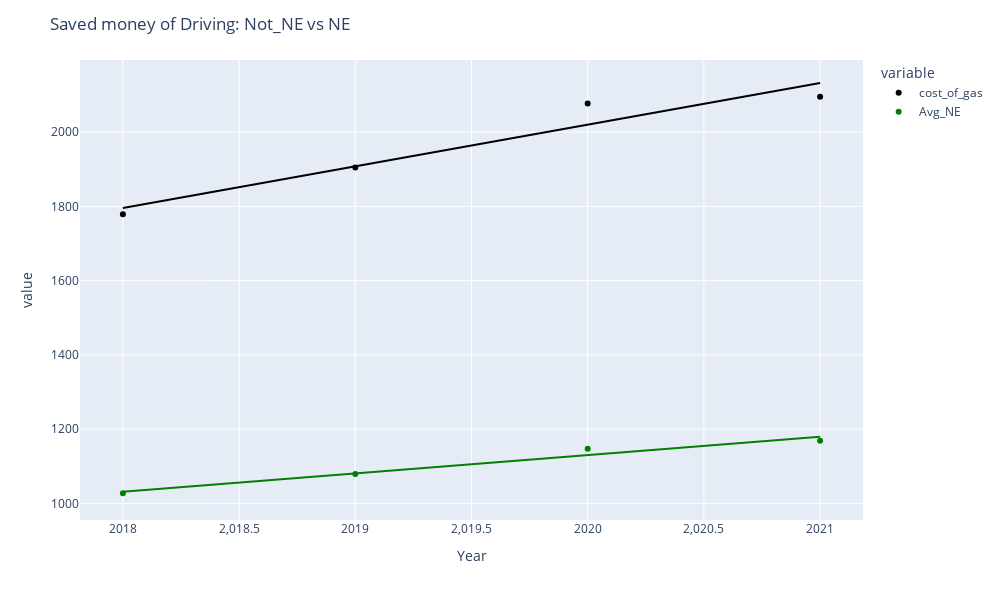

Notebook cell for this chart:
### Code cell
new_save = df_save.loc[~((df_save['Year'] != 2018) & (df_save['Year'] != 2019) & (df_save['Year'] != 2020) & (df_save['Year'] != 2021) ),:]
fig = px.scatter(new_save, x="Year", y=['cost_of_gas','Avg_NE'],color_discrete_sequence=["black", "green"],trendline='ols')
fig.layout.update(
    width=1000,
    height=600,
    barmode='group',
    title_text = 'Saved money of Driving: Not_NE vs NE')
fig.show()

### Figure 1 — Plotly figure (JSON) as saved in the notebook; plotly's stock layout.template omitted (floating-point values rounded to 4 significant figures)
{"data": [{"hovertemplate": "variable=cost_of_gas<br>Year=%{x}<br>value=%{y}<extra></extra>", "legendgroup": "cost_of_gas", "marker": {"color": "black", "symbol": "circle"}, "mode": "markers", "name": "cost_of_gas", "orientation": "v", "showlegend": true, "type": "scatter", "x": [2021, 2020, 2019, 2018], "xaxis": "x", "y": [2095.0, 2077.0, 1905.0, 1779.0], "yaxis": "y"}, {"hovertemplate": "<b>OLS trendline</b><br>value = 112.248 * Year + -224722<br>R<sup>2</sup>=0.928142<br><br>variable=cost_of_gas<br>Year=%{x}<br>value=%{y} <b>(trend)</b><extra></extra>", "legendgroup": "cost_of_gas", "marker": {"color": "black", "symbol": "circle"}, "mode": "lines", "name": "cost_of_gas", "showlegend": false, "type": "scatter", "x": [2018, 2019, 2020, 2021], "xaxis": "x", "y": [1795.0, 1908.0, 2020.0, 2132.0], "yaxis": "y"}, {"hovertemplate": "variable=Avg_NE<br>Year=%{x}<br>value=%{y}<extra></extra>", "legendgroup": "Avg_NE", "marker": {"color": "green", "symbol": "circle"}, "mode": "markers", "name": "Avg_NE", "orientation": "v", "showlegend": true, "type": "scatter", "x": [2021, 2020, 2019, 2018], "xaxis": "x", "y": [1169.0, 1147.0, 1079.0, 1027.0], "yaxis": "y"}, {"hovertemplate": "<b>OLS trendline</b><br>value = 49.3347 * Year + -98525.8<br>R<sup>2</sup>=0.966593<br><br>variable=Avg_NE<br>Year=%{x}<br>value=%{y} <b>(trend)</b><extra></extra>", "legendgroup": "Avg_NE", "marker": {"color": "green", "symbol": "circle"}, "mode": "lines", "name": "Avg_NE", "showlegend": false, "type": "scatter", "x": [2018, 2019, 2020, 2021], "xaxis": "x", "y": [1032.0, 1081.0, 1130.0, 1180.0], "yaxis": "y"}], "layout": {"barmode": "group", "height": 600, "legend": {"title": {"text": "variable"}, "tracegroupgap": 0}, "margin": {"t": 60}, "title": {"text": "Saved money of Driving: Not_NE vs NE"}, "width": 1000, "xaxis": {"anchor": "y", "autorange": true, "domain": [0, 1], "range": [2018.0, 2021.0], "title": {"text": "Year"}, "type": "linear"}, "yaxis": {"anchor": "x", "autorange": true, "domain": [0, 1], "range": [955.3, 2194.0], "title": {"text": "value"}, "type": "linear"}}}
